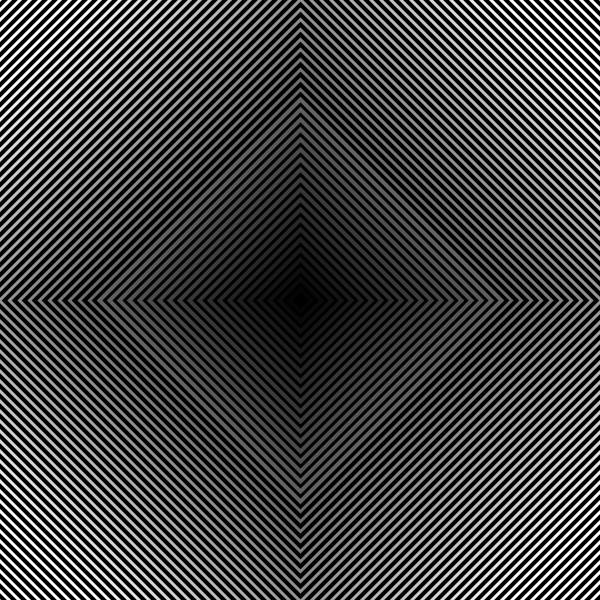
Frame 1 (no input)
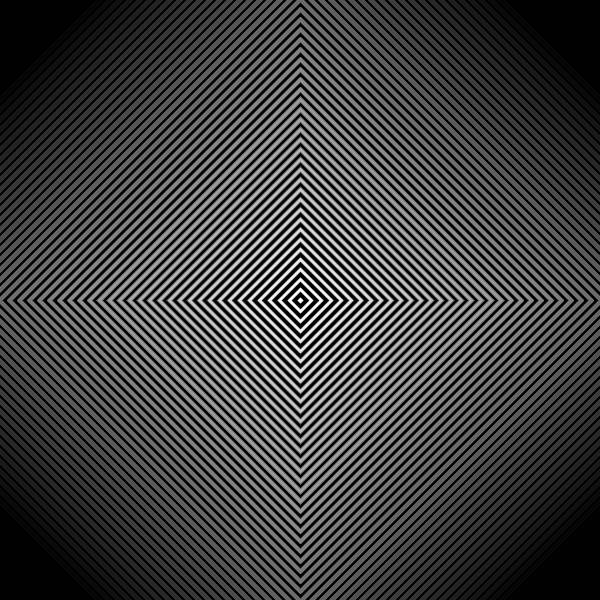
Frame 60 (the mouse pressed at the canvas centre just before this capture)
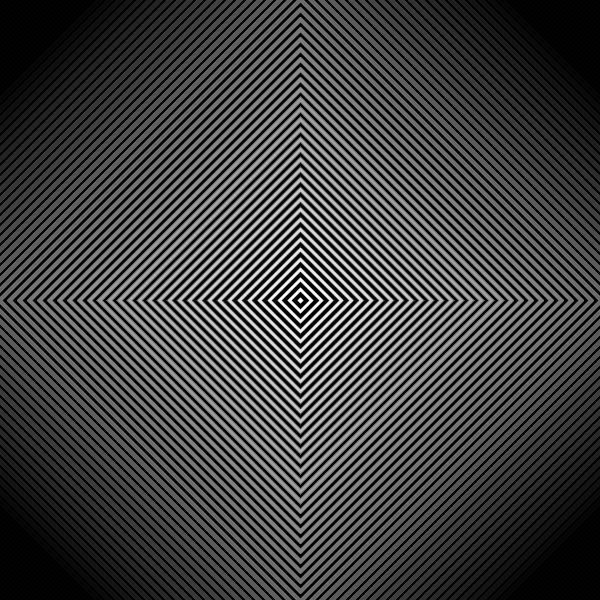
Frame 120 (the mouse held since frame 60 and released just before this capture)

The Processing sketch that drew these frames (run headless with seeded random() and noise(); from frame 60 on, the mouse is pressed at the canvas centre):

// Processing sketch: black_square_gradient
// ── black_square_gradient.pde
int up = 301;
int down = 299;
int colour = 255;
int stroke = 4;

void setup() {
  background(0, 0, 0);
  size(600, 600);
}

void draw() {
  if (colour == 255 || colour < 0) {
    colour = 0;
    for (int i = 0; i < 900; i++) {
      stroke(colour, colour, colour);
      strokeWeight(stroke);
      noFill();
      quad(300, up, down, 300, 300, down, up, 300);
      up = up + 10;
      down = down - 10;
      colour = colour + 5;
      if (colour > 100) {
        stroke = 3;
      }
    }
  }
  else {
    colour = 255;
    for (int i = 0; i < 900; i++) {
      stroke(colour, colour, colour);
      strokeWeight(stroke);
      noFill();
      quad(300, up, down, 300, 300, down, up, 300);
      up = up + 10;
      down = down - 10;
      colour = colour - 5;
      if (colour < 100) {
        stroke = 4;
      }
    }
  }
  up = 301;
  down = 299;
}
